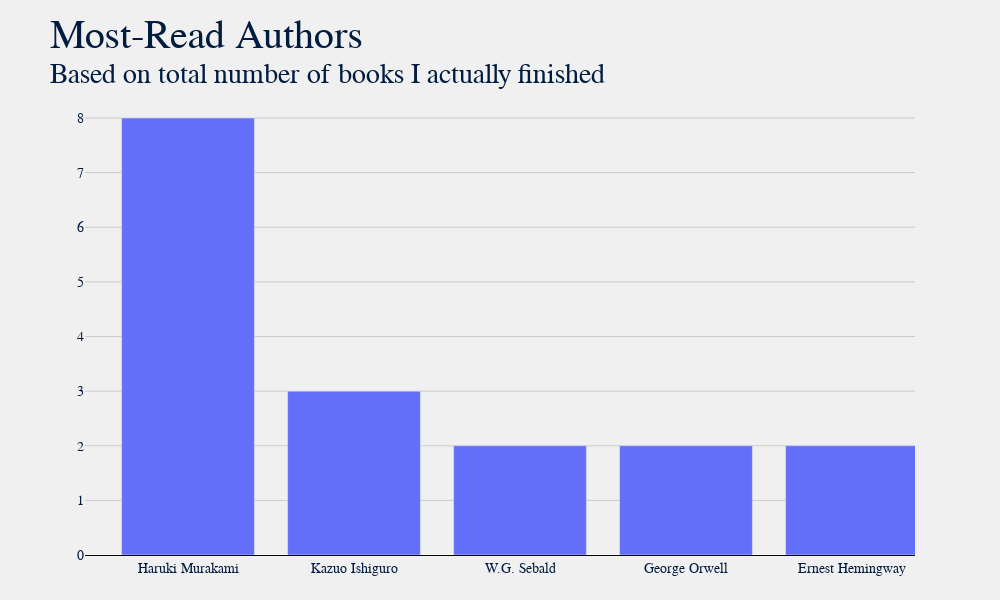

Notebook source saved alongside this figure:
### Markdown cell above
### Most-Read Author

### Code cell
title = "Most-Read Authors"
sub = f"Based on total number of books I actually finished"

plot.gen_bar_graph(df, 'Author', title, sub)

### Figure 1 — Plotly figure (JSON) as saved in the notebook; plotly's stock layout.template omitted (floating-point values rounded to 4 significant figures)
{"data": [{"name": "", "type": "bar", "x": ["Haruki Murakami", "Kazuo Ishiguro", "W.G. Sebald", "George Orwell", "Ernest Hemingway"], "y": [8, 3, 2, 2, 2]}], "layout": {"barmode": "group", "font": {"color": "#001c40", "family": "Oswald, Light", "size": 14}, "height": 600, "margin": {"b": 45, "l": 85, "r": 85, "t": 95}, "paper_bgcolor": "#f0f0f0", "plot_bgcolor": "#f0f0f0", "title": {"font": {"color": "#001c40", "family": "Oswald, Bold", "size": 40}, "text": "Most-Read Authors<br><sup>Based on total number of books I actually finished"}, "width": 1000, "xaxis": {"autorange": false, "gridcolor": "#cbcbcb", "linecolor": "black", "range": [-0.6205, 4.38], "showgrid": false, "showline": true, "title": {}, "type": "category"}, "yaxis": {"autorange": true, "gridcolor": "#cbcbcb", "linecolor": "black", "range": [0, 8.421], "showgrid": true, "showline": false, "showticklabels": true, "title": {}, "type": "linear"}}}
